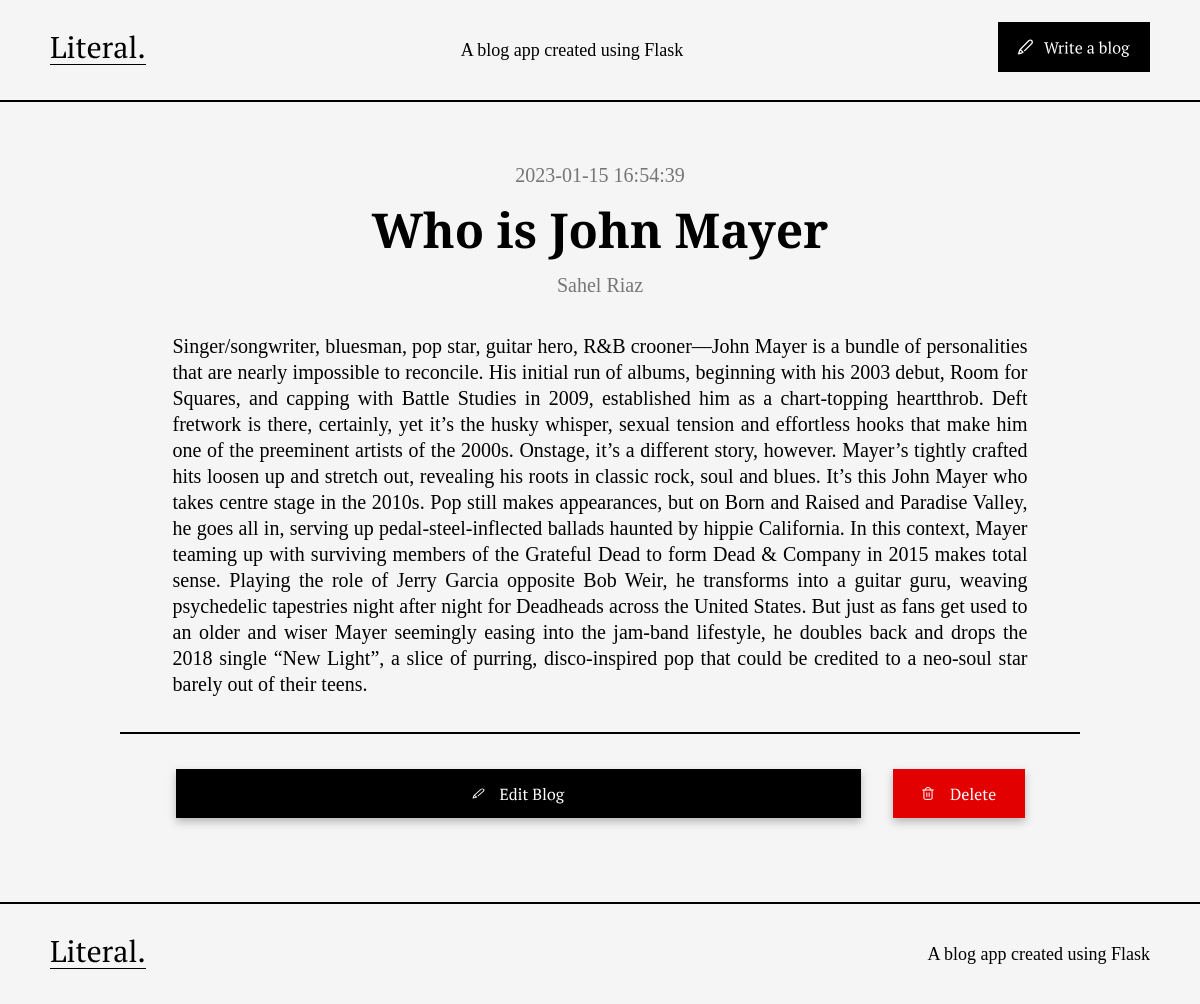
Before: /blog/12 with the older database file.
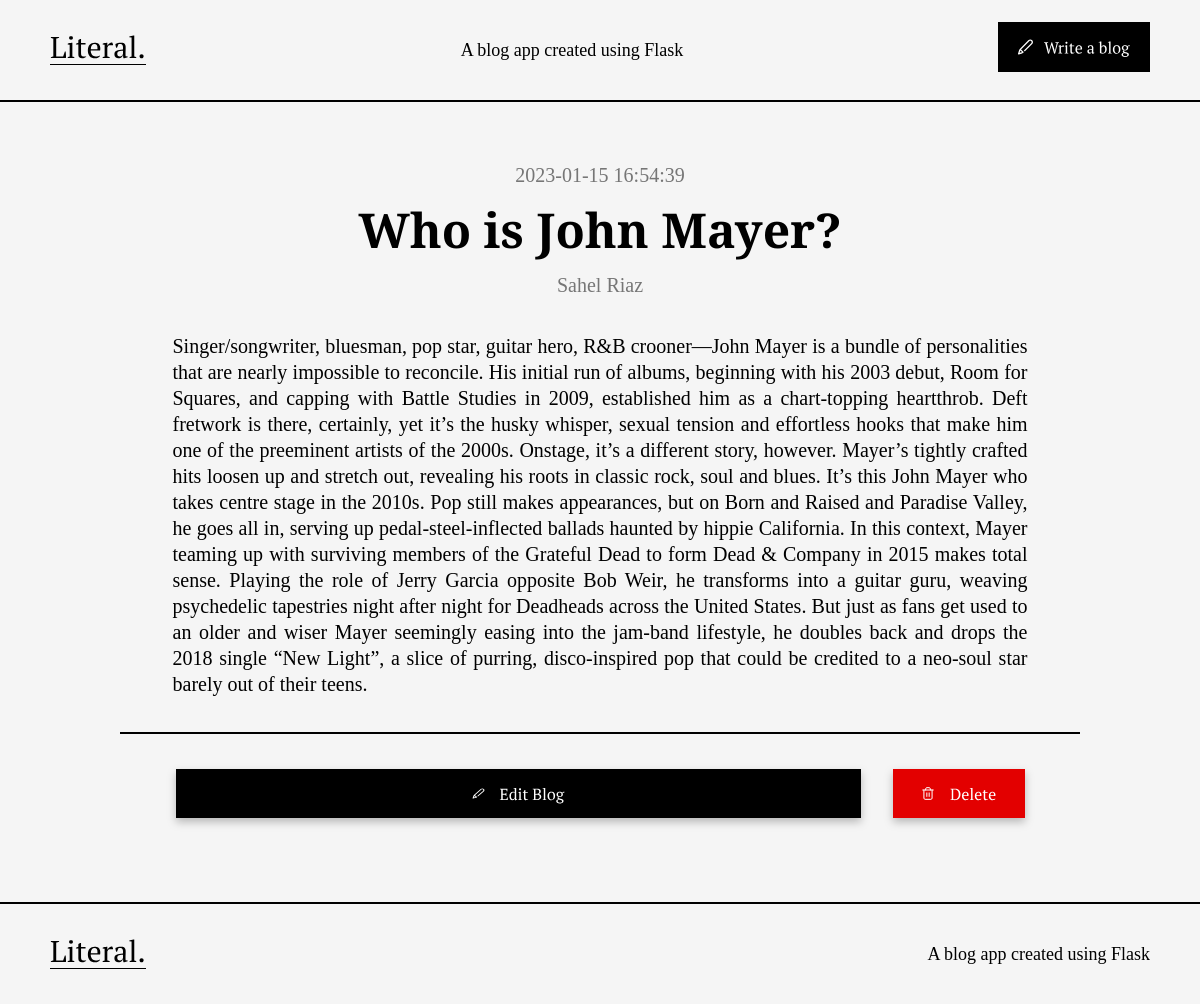
After: the same page with the newer database file.
### tables this page shows
CREATE TABLE posts (
    id INTEGER PRIMARY KEY AUTOINCREMENT,
    created TIMESTAMP NOT NULL DEFAULT CURRENT_TIMESTAMP,
    title TEXT NOT NULL,
    author TEXT NOT NULL,
    content TEXT NOT NULL
);

### app.py (the view)
@app.route('/blog/<int:id>')
def blog(id):
    conn = get_db_connection()
    post = conn.execute('SELECT * FROM posts WHERE id=?', (id,)).fetchone()
    conn.close()
    return render_template('blog.html', posts=post)

### app.py (called while the page is built)
def get_db_connection():
    conn = sqlite3.connect('database.db')
    conn.row_factory = sqlite3.Row
    return conn

### templates/blog.html
{% extends 'base.html' %}
{% block content %}
    <div class='blog-container'>
        <div class='blog-heading-wrapper'>
            <div class='blog-date'>{{posts['created']}}</div>
            <div class='blog-heading'>{{posts['title']}}</div>
            <div class='blog-date'>{{posts['author']}}</div>
        </div>
        <div class='blog-content'>
            {{posts['content']}}
        </div>
        <div class='blog-line'></div>
        <div class='blog-button-wrapper'>
            <a href="edit/{{posts['id']}}">
                <img src='/static/edit-button.svg' class="edit-button" />
            </a>
            <form action="{{ url_for('delete', id=posts['id']) }}" method="post">
                <button type="submit" value="Delete Post" class="blog-page-btn" onclick="return confirm('Are you sure you want to delete this post?')"><img src='/static/delete-button.svg' class="delete-button" /></button>
            </form>
        </div>
    </div>
{% endblock %}

Changed rows visible on the page:
changed posts "Sahel Riaz": title "Who is John Mayer" → "Who is John Mayer?"
